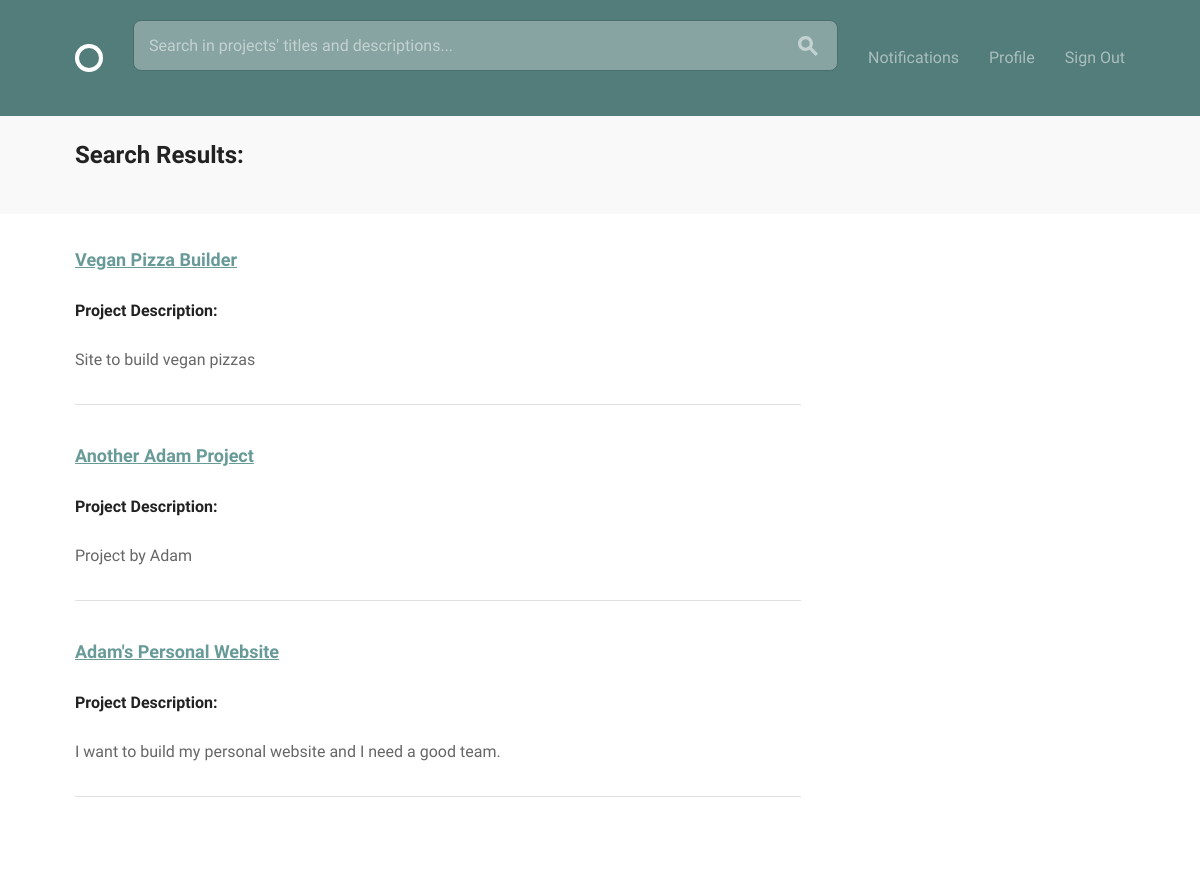
The page /projects/search/skill/python/ (signed in) on the database as committed earlier.
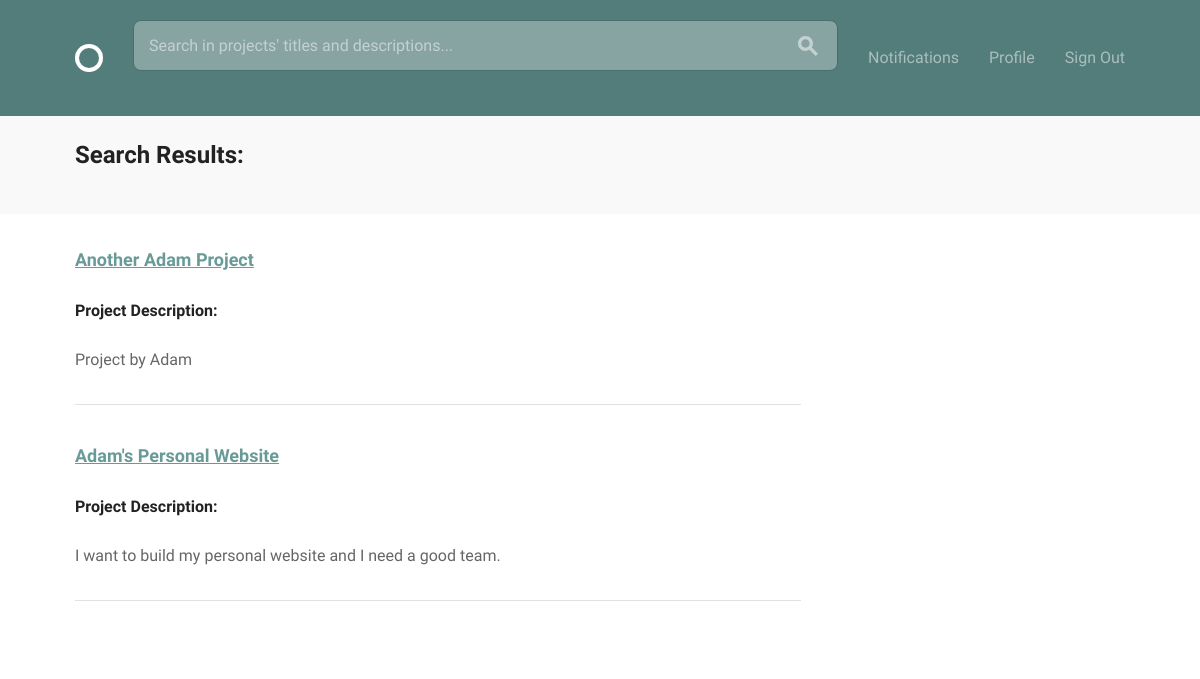
The same page on the database as committed later.
### projects/models.py (models this page shows, shortened)
class Project(models.Model):
    owner = models.ForeignKey(settings.AUTH_USER_MODEL)
    created_at = models.DateTimeField(auto_now_add=True)
    title = models.CharField(max_length=200)
    description = models.TextField()
    requirements = models.TextField(blank=True)
    timeline = models.CharField(max_length=200, blank=True)
    complete = models.BooleanField(default=False)
    class Meta:
        ordering = ['-created_at']
    def __str__(self):
        return self.title

### projects/views.py (the view)
# urls.py: url(r"search/skill/(?P<skill>[a-zA-Z]+)/$", views.by_skill, name="by_skill"),
def by_skill(request, skill):
    projects = Project.objects.filter(positions__skill__name=skill)
    print("output: {}".format(projects))
    return render(request, "projects/search.html", {'projects': projects})

### projects/templates/projects/search.html
{% extends "layout.html" %}
{% load static from staticfiles %}
{% block content %}
<div class="circle--actions--bar">
    <nav class="bounds">
      <ul class="circle--pill--list">
          <h2>Search Results:</h2>
      </ul>
    </nav>
  </div>
  <div class="bounds circle--page">
    <div class="grid-70">
      <div class="circle--article--body">
        {% if projects %}
          {% for project in projects %}
            <h3><a href="{% url 'projects:project_detail' project_pk=project.id %}">{{ project.title }}</a></h3>
            <h4>Project Description:</h4>
            <p>{{ project.description }}</p>
            <hr>
          {% endfor %}
        {% else %}
        <p>There were no results for that search!</p>
        {% endif %}
      </div>
    </div>
  </div>
{% endblock %}

Rows that differ between the two databases and show on the page:
removed Project: title "Vegan Pizza Builder", description "Site to build vegan pizzas"
